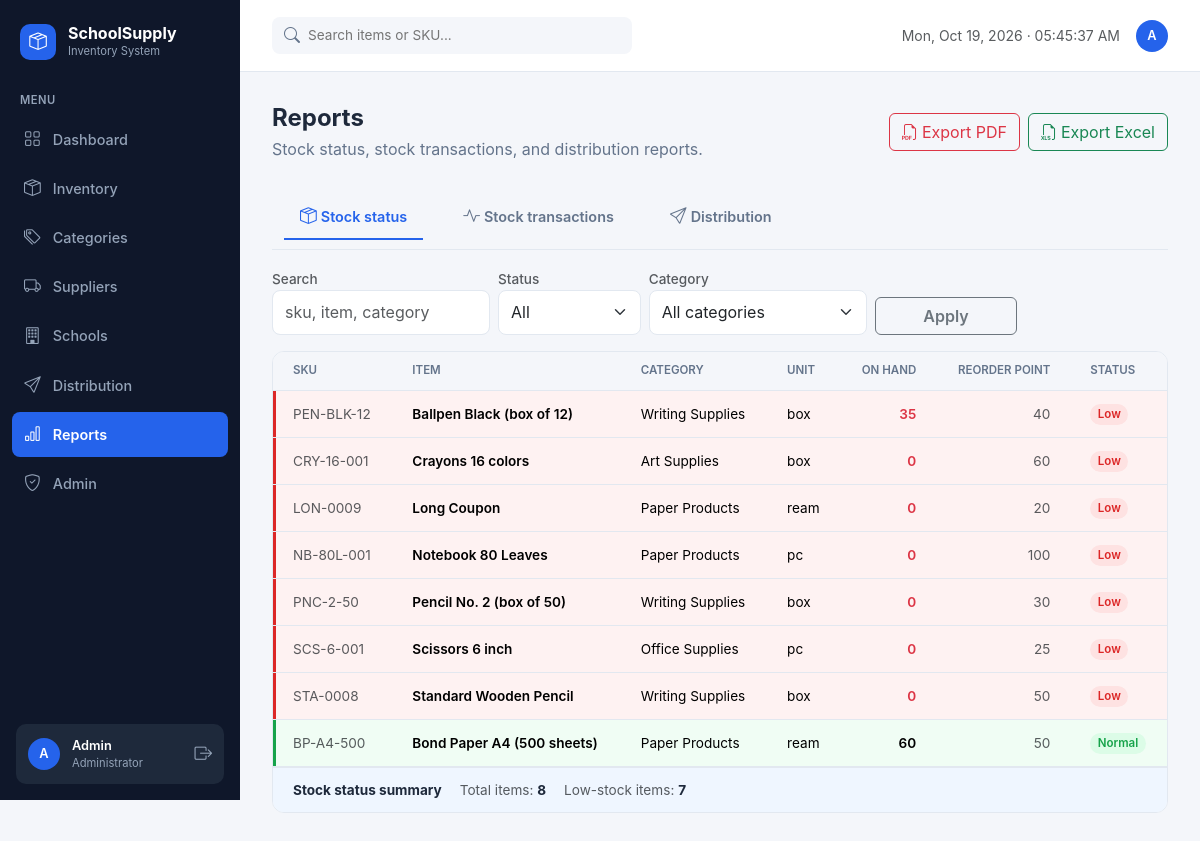
/reports.php (signed in), run on the app's committed database.
### tables this page shows
CREATE TABLE `users` (
  `user_id` int(10) UNSIGNED NOT NULL,
  `full_name` varchar(100) NOT NULL,
  `username` varchar(50) NOT NULL,
  `email` varchar(100) NOT NULL,
  `password_hash` varchar(255) NOT NULL,
  `role` enum('admin','staff') NOT NULL DEFAULT 'staff',
  `is_active` tinyint(1) NOT NULL DEFAULT 1,
  `failed_attempts` int(10) UNSIGNED NOT NULL DEFAULT 0,
  `locked_until` datetime DEFAULT NULL,
  `last_login` datetime DEFAULT NULL,
  `created_at` timestamp NOT NULL DEFAULT current_timestamp(),
  `updated_at` timestamp NOT NULL DEFAULT current_timestamp() ON UPDATE current_timestamp()
);

CREATE TABLE `items` (
  `item_id` int(10) UNSIGNED NOT NULL,
  `sku` varchar(50) NOT NULL,
  `item_name` varchar(150) NOT NULL,
  `description` text DEFAULT NULL,
  `category_id` int(10) UNSIGNED NOT NULL,
  `unit_of_measure` varchar(30) NOT NULL,
  `reorder_point` int(10) UNSIGNED NOT NULL DEFAULT 0,
  `unit_cost` decimal(10,2) NOT NULL DEFAULT 0.00,
  `quantity_on_hand` int(11) NOT NULL DEFAULT 0,
  `is_active` tinyint(1) NOT NULL DEFAULT 1,
  `created_at` timestamp NOT NULL DEFAULT current_timestamp(),
  `updated_at` timestamp NOT NULL DEFAULT current_timestamp() ON UPDATE current_timestamp()
);

### includes/functions.php (called while the page is built, shortened)
<?php
function e($value): string
{
    return htmlspecialchars((string)$value, ENT_QUOTES, 'UTF-8');
}
function url(string $path = ''): string
{
    return BASE_URL . '/' . ltrim($path, '/');
}

### config/database.php (called while the page is built, shortened)
<?php
function db(): PDO
{
    static $pdo = null;
    if ($pdo === null) {
        $dsn = 'mysql:host=' . DB_HOST . ';port=' . DB_PORT . ';dbname=' . DB_NAME . ';charset=utf8mb4';
        try {
            $pdo = new PDO($dsn, DB_USER, DB_PASS, [
                PDO::ATTR_ERRMODE            => PDO::ERRMODE_EXCEPTION,
                PDO::ATTR_DEFAULT_FETCH_MODE => PDO::FETCH_ASSOC,
                PDO::ATTR_EMULATE_PREPARES   => false,
            ]);
            $pdo->exec("SET NAMES utf8mb4 COLLATE utf8mb4_unicode_ci");
            $pdo->exec("SET time_zone = '+08:00'");
        } catch (PDOException $e) {
            http_response_code(500);
            exit('Database connection failed. Check config/config.php and that MySQL is running.'
                . (ini_get('display_errors') ? '<br><small>' . htmlspecialchars($e->getMessage()) . '</small>' : ''));
        }
    }
    return $pdo;
}

### includes/auth.php (called while the page is built, shortened)
<?php
require_once __DIR__ . '/../config/database.php';
require_once __DIR__ . '/functions.php';
function current_user(): array
{
    return [
        'id'       => $_SESSION['user_id'] ?? null,
        'name'     => $_SESSION['full_name'] ?? '',
        'username' => $_SESSION['username'] ?? '',
        'role'     => $_SESSION['role'] ?? '',
    ];
}
function require_login(): void
{
    $stmt = db()->prepare('SELECT is_active, role, full_name FROM users WHERE user_id = :id');
    $stmt->execute([':id' => $_SESSION['user_id']]);
}
function require_admin(): void
{
    require_login();
}

### includes/reports_lib.php (called while the page is built, shortened)
<?php
require_once __DIR__ . '/functions.php';
function rep_build_filters(PDO $pdo, string $report, array $get): array
{
    $where = [];
    $params = [];
    $summary = [];
    $from = '';
    $to   = '';
    if ($report === 'stock') {
        $where[] = 's.is_active = 1';
        $q      = trim($get['stock_q'] ?? '');
        $status = trim($get['stock_status'] ?? '');
        $cat    = (int)($get['stock_cat'] ?? 0);
    } elseif ($report === 'transactions') {
        [$from, $to] = rep_resolve_range($get, 'tx_from', 'tx_to');
    } else {
        [$from, $to] = rep_resolve_range($get, 'dist_from', 'dist_to');
    }
    return [
        'where'   => $where ? 'WHERE ' . implode(' AND ', $where) : '',
        'params'  => $params,
        'summary' => $summary,
        'from'    => $from,
        'to'      => $to,
    ];
}
function rep_resolve_range(array $get, string $fromKey, string $toKey): array
{
    return [trim($get[$fromKey] ?? ''), trim($get[$toKey] ?? '')];
}
function rep_fetch_rows(PDO $pdo, string $report, string $whereSql, array $params, ?int $limit, int $offset = 0): array
{
    $select = [
        'stock'        => 'SELECT s.item_id, s.sku, s.item_name, s.category_name, s.unit_of_measure,
                                  s.quantity_on_hand, s.reorder_point, s.status, s.is_active
                             FROM v_stock_status s',
        'transactions' => 'SELECT transaction_id, transaction_date, transaction_type, item_id, sku, item_name,
                                  quantity_change, quantity_after, supplier_name, reason, remarks, recorded_by_name
                             FROM v_stock_transaction_report',
        'distribution' => 'SELECT distribution_id, distribution_date, school_id, school_name, item_id, sku,
                                  item_name, unit_of_measure, quantity, remarks, recorded_by, recorded_by_name
                             FROM v_distribution_report',
    ];
    $order = [
        'stock'        => "ORDER BY s.status = 'Low' DESC, s.item_name ASC",
        'transactions' => 'ORDER BY transaction_date DESC, transaction_id DESC',
        'distribution' => 'ORDER BY distribution_date DESC, distribution_id DESC',
    ];
    $sql = $select[$report] . ' ' . $whereSql . ' ' . $order[$report];
    if ($limit !== null) $sql .= ' LIMIT :lim OFFSET :off';
    $st = $pdo->prepare($sql);
    if ($limit !== null) {
        $st->bindValue(':lim', $limit, PDO::PARAM_INT);
        $st->bindValue(':off', $offset, PDO::PARAM_INT);
    }
    $st->execute();
    return $st->fetchAll();
}

### reports.php (the view, shortened to what this page needs)
<?php
require_once __DIR__ . '/includes/auth.php';
require_admin();
$activePage = 'reports';
require_once __DIR__ . '/includes/header.php';
$pdo = db();
require_once __DIR__ . '/includes/reports_lib.php';
$tab = $_GET['tab'] ?? 'stock';
$perPage = 15;
$page    = max(1, (int)($_GET['page'] ?? 1));
function rep_url(array $override): string {
    return url('reports.php?' . http_build_query(array_merge($_GET, $override)));
}
$stockF = rep_build_filters($pdo, 'stock', $_GET);
$txF    = rep_build_filters($pdo, 'transactions', $_GET);
$distF  = rep_build_filters($pdo, 'distribution', $_GET);
$stockQ      = trim($_GET['stock_q'] ?? '');
$stockStatus = trim($_GET['stock_status'] ?? '');
$where = [];
$params = [];
if ($tab === 'stock') {
    $where = $stockF['where']; $params = $stockF['params'];
} elseif ($tab === 'transactions') {
    $where = $txF['where']; $params = $txF['params'];
} else {
    $where = $distF['where']; $params = $distF['params'];
}
$rows   = rep_fetch_rows($pdo, $tab, $where, $params, $perPage, ($page - 1) * $perPage);
$exportParams = $_GET;
unset($exportParams['page']);
$exportParams['report'] = $tab;
$pdfUrl = url('report_export.php?' . http_build_query(array_merge($exportParams, ['format' => 'pdf'])));
$xlsUrl = url('report_export.php?' . http_build_query(array_merge($exportParams, ['format' => 'xls'])));
?>
<div class="page-head">
    <div>
        <h1>Reports</h1>
        <p>Stock status, stock transactions, and distribution reports.</p>
    </div>
    <div class="d-flex gap-2 flex-wrap">
        <a href="<?= e($pdfUrl) ?>" class="btn btn-outline-danger"><i class="bi bi-filetype-pdf me-1"></i>Export PDF</a>
        <a href="<?= e($xlsUrl) ?>" class="btn btn-outline-success"><i class="bi bi-filetype-xls me-1"></i>Export Excel</a>
    </div>
</div>
<ul class="nav nav-tabs mb-3">
    <?php
    $tabs = [
        'stock'        => ['Stock status', 'bi-box-seam'],
        'transactions' => ['Stock transactions', 'bi-activity'],
        'distribution' => ['Distribution', 'bi-send'],
    ];
    foreach ($tabs as $key => [$label, $icon]): ?>
        <li class="nav-item">
            <a class="nav-link <?= $tab === $key ? 'active' : '' ?>" href="<?= e(rep_url(['tab' => $key, 'page' => 1])) ?>">
                <i class="bi <?= e($icon) ?> me-1"></i><?= e($label) ?>
            </a>
        </li>
    <?php endforeach; ?>
</ul>
<?php if ($tab === 'stock'): ?>
    <form class="row g-2 align-items-end mb-3" method="get" action="<?= e(url('reports.php')) ?>">
        <div class="col-12 col-md-3">
            <label class="form-label small text-muted mb-0" for="stock_q">Search</label>
            <input type="text" class="form-control" id="stock_q" name="stock_q" value="<?= e($stockQ) ?>" placeholder="sku, item, category">
        </div>
        <div class="col-6 col-md-2">
            <label class="form-label small text-muted mb-0" for="stock_status">Status</label>
            <select class="form-select" id="stock_status" name="stock_status">
                <option value="" <?= $stockStatus === '' ? 'selected' : '' ?>>All</option>
            </select>
        </div>
        <div class="col-6 col-md-3">
            <label class="form-label small text-muted mb-0" for="stock_cat">Category</label>
            <select class="form-select" id="stock_cat" name="stock_cat">
                <option value="0">All categories</option>
            </select>
        </div>
        <div class="col-6 col-md-2 d-grid">
            <button type="submit" class="btn btn-outline-secondary">Apply</button>
        </div>
    </form>
    <div class="card-ui">
        <div class="table-responsive">
            <table class="table table-ui">
                <thead>
                    <tr>
                        <th>SKU</th><th>Item</th><th>Category</th><th>Unit</th>
                        <th class="text-end">On hand</th><th class="text-end">Reorder point</th><th>Status</th>
                    </tr>
                </thead>
                <tbody>
                    <?php foreach ($rows as $r): ?>
                        <?php
                            $low = (int)$r['quantity_on_hand'] <= (int)$r['reorder_point'];
                            $rowCls = $low ? 'row-low' : 'row-normal';
                        ?>
                        <tr class="<?= e($rowCls) ?>">
                            <td class="text-muted"><?= e($r['sku']) ?></td>
                            <td class="fw-semibold"><?= e($r['item_name']) ?></td>
                            <td><?= e($r['category_name'] ?? '—') ?></td>
                            <td><?= e($r['unit_of_measure']) ?></td>
                            <td class="text-end fw-semibold <?= $low ? 'text-danger' : '' ?>"><?= number_format((int)$r['quantity_on_hand']) ?></td>
                            <td class="text-end text-muted"><?= number_format((int)$r['reorder_point']) ?></td>
                            <td><span class="badge-soft <?= $low ? 'badge-low' : 'badge-normal' ?>"><?= $low ? 'Low' : 'Normal' ?></span></td>
                        </tr>
                    <?php endforeach; ?>
                </tbody>
            </table>
        </div>
        <?php $sumTitle = 'Stock status'; require __DIR__ . '/includes/report_foot.php'; ?>
    </div>
<?php endif; ?>
<?php require __DIR__ . '/includes/footer.php'; ?>

### includes/header.php (shortened to what this page needs)
<?php
require_once __DIR__ . '/auth.php';
require_login();
$activePage = $activePage ?? '';
$user       = current_user();
$menu = [
    'dashboard'    => ['Dashboard',    'index.php',        'bi-grid',        false],
    'inventory'    => ['Inventory',    'inventory.php',    'bi-box-seam',    false],
    'categories'   => ['Categories',   'categories.php',   'bi-tags',        true],
    'suppliers'    => ['Suppliers',    'suppliers.php',    'bi-truck',       true],
    'schools'      => ['Schools',      'schools.php',      'bi-building',    true],
    'distribution' => ['Distribution', 'distribution.php', 'bi-send',        false],
    'reports'      => ['Reports',      'reports.php',      'bi-bar-chart',   true],
    'admin'        => ['Admin',        'admin.php',        'bi-shield-check', true],
];
?>
<!DOCTYPE html>
<html lang="en">
<head>
    <link href="https://cdn.jsdelivr.net/npm/bootstrap@5.3.3/dist/css/bootstrap.min.css" rel="stylesheet">
    <link href="https://cdn.jsdelivr.net/npm/bootstrap-icons@1.11.3/font/bootstrap-icons.min.css" rel="stylesheet">
    <link href="<?= e(url('assets/css/style.css')) ?>?v=<?= e(ASSET_VER) ?>" rel="stylesheet">
</head>
<body>
<div class="app-shell">
    <aside class="sidebar" id="appSidebar">
        <div class="sidebar-brand">
            <span class="brand-logo"><i class="bi bi-box-seam"></i></span>
            <span>
                <span class="brand-name"><?= e(APP_NAME) ?></span>
                <span class="brand-sub"><?= e(APP_SUBTITLE) ?></span>
            </span>
        </div>
        <div class="sidebar-label">MENU</div>
        <nav class="sidebar-nav">
            <?php foreach ($menu as $key => [$label, $file, $icon, $adminOnly]): ?>
                <a href="<?= e(url($file)) ?>" class="nav-item<?= $activePage === $key ? ' active' : '' ?>">
                    <i class="bi <?= e($icon) ?>"></i><span><?= e($label) ?></span>
                </a>
            <?php endforeach; ?>
        </nav>
        <div class="sidebar-user">
            <span class="avatar"><?= e(strtoupper(mb_substr($user['name'], 0, 1))) ?></span>
            <span class="user-text">
                <span class="user-name"><?= e($user['name']) ?></span>
                <span class="user-role"><?= $user['role'] === 'admin' ? 'Administrator' : 'Inventory Clerk' ?></span>
            </span>
            <a href="<?= e(url('logout.php')) ?>" class="logout-link" title="Sign out"><i class="bi bi-box-arrow-right"></i></a>
        </div>
    </aside>
    <div class="main">
        <header class="topbar">
            <form class="topbar-search" action="<?= e(url('inventory.php')) ?>" method="get">
                <i class="bi bi-search"></i>
                <input type="text" name="q" placeholder="Search items or SKU..." aria-label="Search items or SKU">
            </form>
            <div class="topbar-right">
                <span class="text-muted small today live-clock" data-timezone="<?= e(date_default_timezone_get()) ?>">
                </span>
                <span class="avatar"><?= e(strtoupper(mb_substr($user['name'], 0, 1))) ?></span>
            </div>
        </header>
        <main class="content">

### data on the page
users: full_name "Admin", full_name "A"
items: sku "PEN-BLK-12", item_name "Ballpen Black (box of 12)", category_name "Writing Supplies", unit_of_measure "box", quantity_on_hand "35", reorder_point "40", shows "Low"
items: sku "CRY-16-001", item_name "Crayons 16 colors", category_name "Art Supplies", unit_of_measure "box", quantity_on_hand "0", reorder_point "60", shows "Low"
items: sku "LON-0009", item_name "Long Coupon", category_name "Paper Products", unit_of_measure "ream", quantity_on_hand "0", reorder_point "20", shows "Low"
items: sku "NB-80L-001", item_name "Notebook 80 Leaves", category_name "Paper Products", unit_of_measure "pc", quantity_on_hand "0", reorder_point "100", shows "Low"
items: sku "PNC-2-50", item_name "Pencil No. 2 (box of 50)", category_name "Writing Supplies", unit_of_measure "box", quantity_on_hand "0", reorder_point "30", shows "Low"
items: sku "SCS-6-001", item_name "Scissors 6 inch", category_name "Office Supplies", unit_of_measure "pc", quantity_on_hand "0", reorder_point "25", shows "Low"
items: sku "STA-0008", item_name "Standard Wooden Pencil", category_name "Writing Supplies", unit_of_measure "box", quantity_on_hand "0", reorder_point "50", shows "Low"
items: sku "BP-A4-500", item_name "Bond Paper A4 (500 sheets)", category_name "Paper Products", unit_of_measure "ream", quantity_on_hand "60", reorder_point "50", shows "Normal"

### other printed values
APP_NAME "SchoolSupply"
APP_SUBTITLE "Inventory System"
$label "Dashboard"
$label "Inventory"
$label "Categories"
$label "Suppliers"
$label "Schools"
$label "Distribution"
$label "Reports"
$label "Stock status"
$label "Stock transactions"
$sumTitle "Stock status"
$label "Total items"
$value "8"
$label "Low-stock items"
